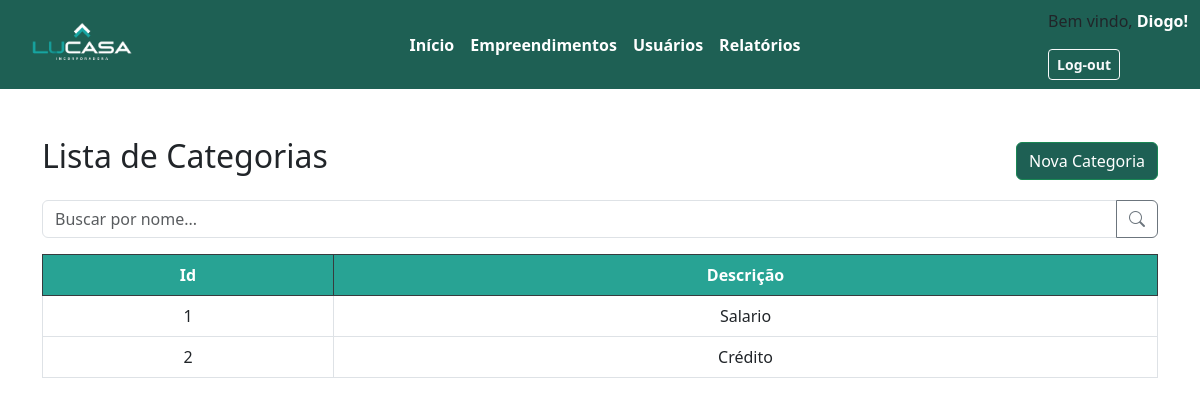
The page /mostraCategorias/ (signed in) on the database its author committed.
### appteste/models.py (models this page shows, shortened)
class Categoria_Financeira(models.Model):
    Nome = models.CharField(max_length=50, default="")
    Descricao = models.CharField(max_length=100)
    Ativa = models.BooleanField(default=True)

### appteste/views.py (the view)
# urls.py: path("mostraCategorias/", views.mostraCategoria, name="mostraCategorias"),
def mostraCategoria(request):
    obj = Categoria_Financeira.objects.all().filter(Ativa = True)
    context = {"categorias": obj}
    if (request.user.is_authenticated):
        return render(request, template_name='appteste/CategoriaFinanceira/listaCategoria.html', context=context)
    else:
        return redirect('login')

### appteste/templates/appteste/CategoriaFinanceira/listaCategoria.html
{% extends "appteste/cabecalho.html" %}
{% block content%}
{% load static %}
<head>
    {% load static%}
    <link href="{% static 'css/listas.css' %}" rel="stylesheet">
    <link rel="stylesheet" href="https://cdnjs.cloudflare.com/ajax/libs/bootstrap-icons/1.10.5/font/bootstrap-icons.min.css">
</head>
<div class="container mt-5">
    <div class="d-flex justify-content-between align-items-center mb-3">
    <h2>Lista de Categorias</h2>
    <button class="btn btn-success"><a href="">Nova Categoria</a></button>
    </div>
    <div class="input-group mb-3">
    <input type="text" class="form-control" placeholder="Buscar por nome..." aria-label="Buscar por nome">
    <button class="btn btn-outline-secondary" type="button"><i class="bi bi-search"></i></button>
    </div>
    <table class="table table-bordered table-hover">
        <thead class="table-dark">
            <tr>
                <th style="background-color: #28A394;">Id</th>
                <th style="background-color: #28A394;">Descrição</th>
            </tr>
        </thead>
        <tbody>
            {% for c in categorias %}
            <tr>
                <td>{{ c.id }}</td>
                <td>{{ c.Descricao }}</td>
            </tr>
            {% endfor %}
        </tbody>
    </table>
</div>
{% endblock %}

### appteste/templates/appteste/cabecalho.html (shortened to what this page needs)
<!DOCTYPE html>
<html lang="pt-BR">
<head>
    {% load static %}
    <link href="https://cdn.jsdelivr.net/npm/bootstrap@5.3.0/dist/css/bootstrap.min.css" rel="stylesheet">
    <link href="{% static 'css/cabecalho.css' %}" rel="stylesheet">
</head>
<body>
    <nav class="navbar navbar-expand-lg">
        <div class="container-fluid d-flex justify-content-between align-items-center">
            <a href="{% url 'home' %}" class="Logo">
                <img src="{% static 'imagens/LogoLucasa.png' %}" alt="Logo" class="logo-img">
            </a>
            <div class="collapse navbar-collapse" id="navbarNav">
                <ul class="navbar-nav mx-auto">
                    <li class="nav-item">
                        <a class="nav-link" href="/"><strong>Início</strong></a>
                    </li>
                    <li class="nav-item">
                        <a class="nav-link" href="../listaEmpreendimento/"><strong>Empreendimentos</strong></a>
                    </li>
                    <li class="nav-item">
                        <a class="nav-link" href="../mostrarUsuarios/"><strong>Usuários</strong></a>
                    </li>
                    <li class="nav-item">
                        <a class="nav-link" href="../listaGastos/"><strong>Relatórios</strong></a>
                    </li>
                </ul>
            </div>
            <div>
                {% if user.is_authenticated %}
                    <p>Bem vindo, <strong style="color: white;">{{ user.username }}!</strong></p>
                    <form method="post" action="{% url 'logout' %}">
                        <button type="submit" class="btn btn-outline-light btn-sm"><strong>Log-out</strong></button>
                    </form>
                {% else %}
                    <p style="color: white;">Bem vindo, <strong>visitante!</strong></p>
                    <form method="post" action="{% url 'login' %}">
                        {% csrf_token %}
                        <button type="submit" class="btn btn-outline-light btn-sm"><strong>Log-in</strong></button>
                    </form>
                {% endif %}
            </div>
        </div>
    </nav>
    {% block content %}
    {% endblock %}
</body>
</html>

### appteste/static/css/cabecalho.css (style rules this page uses)
.navbar { background-color: #1e6054; }
.nav-link { color: #ffffff; }
.Logo { display: inline-block; padding: 0; margin: 0; }
.logo-img { max-width: 150px; height: auto; }

### appteste/static/css/listas.css (style rules this page uses)
body { background-color: #ffffff; }
th { text-align: center; }
td { text-align: center; }
.btn-success { background-color: #1e6054; }
a { color: #ffffff; text-decoration: none; }

### rows shown on the page
Categoria_Financeira: id "1", Descricao "Salario"
Categoria_Financeira: id "2", Descricao "Crédito"

### other values the page prints
{{ user.username }} "Diogo"
